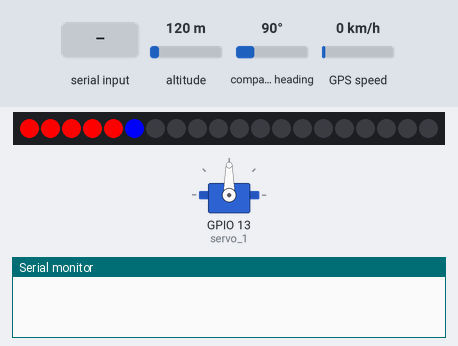
Bench run of a sketch on a simulated ESP32. On the bench: servo, 20 RGB LEDs in strip order, left to right, the last lines printed to the serial monitor. The inputs (shaded band) are chosen by the test bench; at power-on: altitude 120 m, compass heading 90°, GPS speed 0 km/h. WiFi joins after 1.5 s; servers stay silent unless stated; uploads are accepted with an empty reply; the GPS gets a fix after 3 s at 37.7749, -122.4194 with 8 satellites.

Above: at 0.7 s.
At 3.9 s:
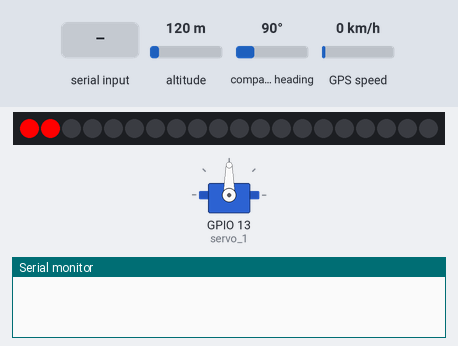
6.9 s: "1" received over the second serial link
8.5 s: "7" received over the second serial link
At 11.8 s:
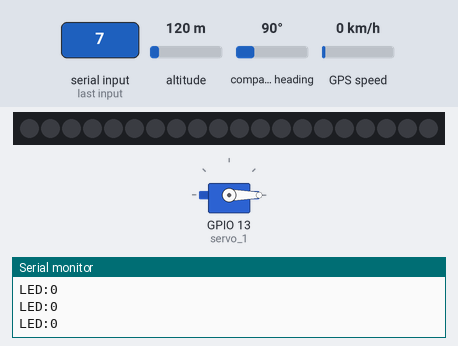
Timing chart, 0 to 13.3 s (numbered marks = the images above; inputs shaded):
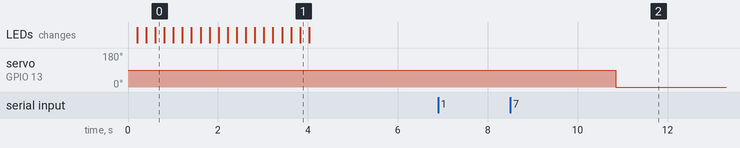

Measured:
- after the input at 8.5 s, servo on GPIO 13 (servo_1): 90° → 0° after 2.3 s

The sketch:

social_distance.ino
```cpp
#include <ESP32Servo.h>
#include <stdio.h>
#include <stdlib.h>
#include <string.h>
#include <FastLED.h>
#include <TinyGPS++.h>
//#include <SoftwareSerial.h>
#include <HTTPClient.h>

int count_value = 50;
int count = count_value - 1;

//wifi設定
//学校用
char ssid[] = "jikei-open-air";
char password[] = "open-wifi";
//家用
//char ssid[] = "HUMAX-FC4EF-A";
//char password[] = "LWN3LEk4MjNaM";


//gpsの初期設定
TinyGPSPlus gps;
//SoftwareSerial mySerial(14, 12); // RX, TX
float lat_data;
float lng_data;


//LEDで使用する変数
#define Neopixel_PIN    27
#define NUM_LEDS    20
char led_judg_value[10] = {0};
CRGB leds[NUM_LEDS]; //LEDの変数宣言

//サーボで使用する変数
Servo servo_1;
char servo_judg_value[10] = {'0'};
int servo_judg_1 = 0;
int servo_age_1 = 0;
int servo_add_1 = 60;

void gps_function() {


  while (Serial2.available()>0){//(mySerial.available() > 0) {

    char c = Serial2.read();//mySerial.read();
    //Serial.print(c);
    gps.encode(c);
    if (gps.location.isUpdated()) {

      //Serial.print("LAT=");
      //Serial.println(gps.location.lat());
      //Serial.print("LONG=");
      //Serial.println(gps.location.lng());


      lat_data = gps.location.lat();
      lng_data = gps.location.lng();

      Serial.print("LAT=");
      Serial.println(lat_data, 6);
      Serial.print("LONG=");
      Serial.println(lng_data, 6);

    }
  }
}

void connectWifi() {
  WiFi.mode(WIFI_STA);
  WiFi.begin(ssid, password);

  while (WiFi.status() != WL_CONNECTED) {
    Serial.print(".");
    delay(100);
  }

  Serial.println("connected!");
}

String HTTP_Request() {

  char data_lat[7];
  char data_lng[7];

  snprintf(data_lat, 7, "%.7f", lat_data);
  snprintf(data_lng, 7, "%.7f", lng_data);

  char http_ip[255] = "http://3.112.225.241/entry.php?comment=";
  char str2[] = "&comment2=";
  strcat(http_ip, data_lat);
  strcat(http_ip, str2);
  strcat(http_ip, data_lng);


  HTTPClient http;
  http.begin(http_ip);
  int httpCode = http.GET();

  String result = "";

  if (httpCode < 0) {
    result = http.errorToString(httpCode);
  } else if (http.getSize() < 0) {
    result =  "size is invalid";
  } else {
    result = http.getString();
  }
  http.end();

  return result;
}


void LED_Start_up() {
  int Time = 100;
  int i = 0;
  //点灯
  for (i = 0; i < 6; i++) {
    leds[i] = CRGB::Red;
    FastLED.show();
    delay(Time);
  }
  for (i = 5; i < 12; i++) {
    leds[i] = CRGB::Blue;
    FastLED.show();
    delay(Time);
  }
  for (i = 12; i < 20; i++) {
    leds[i] = CRGB::Green;
    FastLED.show();
    delay(Time);
  }
  //消灯
  for (i = 19; i > 11; i--) {
    leds[i] = CRGB(0, 0, 0);
    FastLED.show();
    delay(Time);
  }
  for (i = 11; i > 4; i--) {
    leds[i] = CRGB(0, 0, 0);
    FastLED.show();
    delay(Time);
  }
  for (i = 4; i >= 0; i--) {
    leds[i] = CRGB(0, 0, 0);
    FastLED.show();
    delay(Time);
  }

}

void LED_Blinking() {

  //文字によって点灯パターンを変更
  if (led_judg_value[0] == '1') {
    int Time = 0;
    int i = 0;
    for (i = 0; i < 20; i++) {
      leds[i] = CRGB(0, 255, 0);
      FastLED.show();
      delay(Time);
    }
    for (i = 19; i >= 0; i--) {
      leds[i] = CRGB(0, 0, 0);
      FastLED.show();
      delay(Time);

    }
    gps_function(); //gpsの値取得
    HTTP_Request();
  }
  else if (led_judg_value[0] == '2') {
    int Time = 0;
    int i = 0;
    for (i = 0; i < 20; i++) {
      leds[i] = CRGB(0, 255, 0);
      FastLED.show();
      delay(Time);
      leds[i] = CRGB(0, 0, 0);
      FastLED.show();
    }
    gps_function();
    HTTP_Request();
  }
  else if (led_judg_value[0] == '3') {
    int Time = 0;
    int i = 0;
    for (i = 0; i < 20; i++) {
      leds[i] = CRGB(255, 255, 0);
      FastLED.show();
      delay(Time);
      leds[i] = CRGB(0, 0, 0);
      FastLED.show();
    }
  }
  else {
    int Time = 0;
    int i = 0;
    for (i = 0; i < 20; i++) {
      leds[i] = CRGB(139, 34, 34);
      FastLED.show();
      delay(Time);
      leds[i] = CRGB(0, 0, 0);
      FastLED.show();
    }


  }

}
char unitV_serial() {
  char str = '0';
  //シリアル通信で文字を受信
  if (Serial1.available() > 0) {


    str = Serial1.read();


  }

  return str;
}


void servo_control() {
  int TIME = 0;
  if (servo_judg_value[0] == '7') {
    servo_age_1 = servo_age_1 + servo_add_1;
    servo_1.write(servo_age_1);
  } else {
  }

  if (servo_age_1 == 180 || servo_age_1 == 0) {
    servo_add_1 = servo_add_1 * -1;
  }
  delay(TIME);
}


void setup() {
  //mySerial.begin(9600); //gps
  Serial.begin(115200);
  Serial1.begin(9600, SERIAL_8N1, 25, 26); //unitV
  Serial2.begin(9600, SERIAL_8N1, 14, 12); //gps


  servo_1.attach(13);

  // Neopixel初期化
  FastLED.addLeds<WS2811, Neopixel_PIN>(leds, NUM_LEDS);
  //起動時点灯
  LED_Start_up();

  connectWifi();//wifiと接続
}


void loop() {
  count = count + 1;
  //Serial.print("回数:");
  //Serial.println(count);
  char str;

  led_judg_value[0] = '0';
  str = unitV_serial();


  if (str == '6' or str == '7') {
    servo_judg_value[0] = str;
    Serial.print("サーボ:");
    Serial.println(servo_judg_value[0]);
  }
  else {
    led_judg_value[0] = str;
    Serial.print("LED:");
    Serial.println(led_judg_value[0]);
  }

  if (count == count_value) {
    servo_control();
    count = 0;
  }


  LED_Blinking();


}
```
